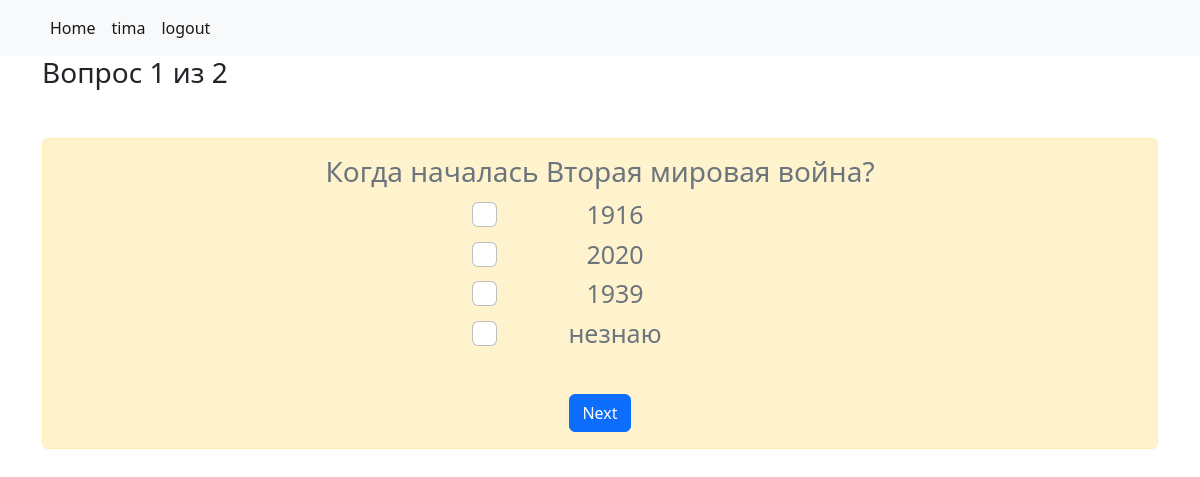
Page /test/2/1 (signed in) on the committed database.
### questions/models.py (models this page shows)
class Question(models.Model):
    text = models.CharField(max_length=250)
    test_set_id = models.ForeignKey(TestSet, on_delete=models.CASCADE)

class Answer(models.Model):
    answer_text = models.CharField(max_length=200)
    is_correct = models.BooleanField(default=False)
    question_id = models.ForeignKey(Question, on_delete=models.CASCADE)

### questions/views.py (the view)
# urls.py: path('test/<int:id>/<int:page>', test_passing, name='test_passing'),
@login_required(login_url='/login')
def test_passing(request, id, page):
    test_questions = Question.objects.filter(test_set_id=id)
    paginator = Paginator(test_questions, 1)
    try:
        test_questions = paginator.page(page)
        test = Question.objects.get(pk=test_questions.object_list)
        answers = Answer.objects.filter(question_id=test)
    except EmptyPage:
        test_questions = paginator.page(paginator.num_pages)
    context = {
        "id": id,
        "questions": test_questions,
        "answers": answers
    }
    return render(request, 'questions/test_passing.html', context)

### questions/templates/questions/test_passing.html (shortened to what this page needs)
{% extends 'base.html' %}
{% block content %}
<div class="container">
    <h3>Вопрос {{ questions.start_index }} из {{ questions.paginator.count }}</h3>
    <div class="test_main alert alert-warning mt-5 user-from-list fs-5 text-muted">
        {% for question in questions %}
            <h3>{{ question.text }}</h3>
            {% for answer in answers %}
            <div class="form-check ">
                <div class="checkbox-container">
                    <input class="form-check-input" type="checkbox" value="{{ answer.is_correct }}" id="flexCheckDefault">
                    <label class="form-check-label" for="flexCheckDefault">
                        {{ answer.answer_text }}
                    </label>
                </div>
            </div>
            {% endfor %}
        {% endfor %}
        {% if questions.has_next %}
            <a href="{% url 'test_passing' id=id page=questions.next_page_number %}" class="btn btn-primary test_check_btn" id="test_next_btn">Next </a>
        {% else %}
            <a href="#" class="btn btn-primary test_check_btn" id="test_next_btn">Submit</a>
        {% endif %}
    </div>
</div>
{% endblock %}

### questions/templates/base.html (shortened to what this page needs)
{% load static %}
<!DOCTYPE html>
<html lang="en">
<head>
    <link rel="stylesheet" href="{% static 'css/main.css' %}">
    <link href="https://cdn.jsdelivr.net/npm/bootstrap@5.2.3/dist/css/bootstrap.min.css" rel="stylesheet">
</head>
<body>
    <nav class="navbar navbar-expand-lg bg-light">
        <div class="container">
          <div class="collapse navbar-collapse" id="navbarSupportedContent">
            <ul class="navbar-nav me-auto mb-2 mb-lg-0">
              {% if request.user.is_authenticated %}
                <li class="nav-item">
                  <a class="nav-link active" aria-current="page" href="{% url 'home' %}">Home</a>
                </li>
                <li class="nav-item">
                  <a class="nav-link active" href="#">{{ request.user }}</a>
                </li>
                <li class="nav-item">
                  <a class="nav-link active" href="{% url 'logout' %}">logout</a>
                </li>
              {% endif %}
            </ul>
          </div>
        </div>
      </nav>
    {% block content %}
    {% endblock %}
</body>
</html>

### static/css/main.css (style rules this page uses)
.test_main { text-align: center; margin: 0 auto; }
.checkbox-container { width: 20%; margin: 0 auto; font-size: 25px; }
.test_check_btn { margin-top: 40px; }

### rows in the picture
Question: text "Когда началась Вторая мировая война?"
Answer: answer_text "1916"
Answer: answer_text "2020"
Answer: answer_text "1939"
Answer: answer_text "незнаю"

### other values in the picture
{{ request.user }} "tima"
{{ questions.start_index }} "1"
{{ questions.paginator.count }} "2"
